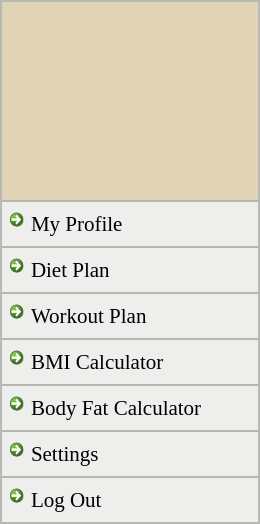
     <widget class="QFrame" name="frame_2">
      <property name="minimumSize">
       <size>
        <width>260</width>
        <height>0</height>
       </size>
      </property>
      <property name="maximumSize">
       <size>
        <width>200</width>
        <height>16777215</height>
       </size>
      </property>
      <property name="font">
       <font>
        <family>Times New Roman</family>
        <pointsize>12</pointsize>
       </font>
      </property>
      <property name="styleSheet">
       <string notr="true">QMainWindow {background: #e0d3b6;}
QWidget {background: #e0d3b6;}
QFrame {background: rgb(238, 238, 236);}
QCommandLinkButton  {background:#e0d3b6;}
QLabel {background: #e0d3b6;}
QLineEdit {font: #161514;}




</string>
      </property>
      <property name="frameShape">
       <enum>QFrame::StyledPanel</enum>
      </property>
      <property name="frameShadow">
       <enum>QFrame::Raised</enum>
      </property>
      <layout class="QVBoxLayout" name="verticalLayout">
       <property name="spacing">
        <number>0</number>
       </property>
       <property name="leftMargin">
        <number>0</number>
       </property>
       <property name="topMargin">
        <number>0</number>
       </property>
       <property name="rightMargin">
        <number>0</number>
       </property>
       <property name="bottomMargin">
        <number>0</number>
       </property>
       <item>
        <widget class="QFrame" name="setPixmap">
         <property name="minimumSize">
          <size>
           <width>0</width>
           <height>200</height>
          </size>
         </property>
         <property name="maximumSize">
          <size>
           <width>16777215</width>
           <height>16777215</height>
          </size>
         </property>
         <property name="font">
          <font>
           <family>Times New Roman</family>
           <pointsize>12</pointsize>
          </font>
         </property>
         <property name="frameShape">
          <enum>QFrame::StyledPanel</enum>
         </property>
         <property name="frameShadow">
          <enum>QFrame::Raised</enum>
         </property>
         <layout class="QVBoxLayout" name="verticalLayout_9">
          <property name="spacing">
           <number>0</number>
          </property>
          <property name="leftMargin">
           <number>0</number>
          </property>
          <property name="topMargin">
           <number>0</number>
          </property>
          <property name="rightMargin">
           <number>0</number>
          </property>
          <property name="bottomMargin">
           <number>0</number>
          </property>
          <item>
           <widget class="QFrame" name="frame_13">
            <property name="font">
             <font>
              <family>Times New Roman</family>
              <pointsize>12</pointsize>
             </font>
            </property>
            <property name="frameShape">
             <enum>QFrame::StyledPanel</enum>
            </property>
            <property name="frameShadow">
             <enum>QFrame::Raised</enum>
            </property>
            <widget class="QFrame" name="frame_32">
             <property name="geometry">
              <rect>
               <x>-1</x>
               <y>0</y>
               <width>87</width>
               <height>44</height>
              </rect>
             </property>
             <property name="font">
              <font>
               <family>Times New Roman</family>
               <pointsize>12</pointsize>
              </font>
             </property>
             <property name="frameShape">
              <enum>QFrame::StyledPanel</enum>
             </property>
             <property name="frameShadow">
              <enum>QFrame::Raised</enum>
             </property>
             <layout class="QVBoxLayout" name="verticalLayout_10"/>
            </widget>
            <widget class="QLabel" name="pics">
             <property name="geometry">
              <rect>
               <x>-10</x>
               <y>-10</y>
               <width>271</width>
               <height>208</height>
              </rect>
             </property>
             <property name="minimumSize">
              <size>
               <width>260</width>
               <height>201</height>
              </size>
             </property>
             <property name="font">
              <font>
               <family>Times New Roman</family>
               <pointsize>12</pointsize>
               <italic>false</italic>
               <bold>false</bold>
              </font>
             </property>
             <property name="text">
              <string/>
             </property>
             <property name="pixmap">
              <pixmap>:/img/logo</pixmap>
             </property>
             <property name="scaledContents">
              <bool>true</bool>
             </property>
             <property name="wordWrap">
              <bool>false</bool>
             </property>
            </widget>
           </widget>
          </item>
         </layout>
        </widget>
       </item>
       <item>
        <widget class="QFrame" name="frame_4">
         <property name="font">
          <font>
           <family>Times New Roman</family>
           <pointsize>12</pointsize>
          </font>
         </property>
         <property name="frameShape">
          <enum>QFrame::StyledPanel</enum>
         </property>
         <property name="frameShadow">
          <enum>QFrame::Raised</enum>
         </property>
         <layout class="QVBoxLayout" name="verticalLayout_2">
          <property name="spacing">
           <number>0</number>
          </property>
          <property name="leftMargin">
           <number>0</number>
          </property>
          <property name="topMargin">
           <number>0</number>
          </property>
          <property name="rightMargin">
           <number>0</number>
          </property>
          <property name="bottomMargin">
           <number>0</number>
          </property>
          <item>
           <widget class="QCommandLinkButton" name="commandLinkButton_4">
            <property name="font">
             <font>
              <family>Times New Roman</family>
              <pointsize>16</pointsize>
              <bold>false</bold>
             </font>
            </property>
            <property name="text">
             <string>My Profile</string>
            </property>
           </widget>
          </item>
         </layout>
        </widget>
       </item>
       <item>
        <widget class="QFrame" name="frame_5">
         <property name="font">
          <font>
           <family>Times New Roman</family>
           <pointsize>12</pointsize>
          </font>
         </property>
         <property name="frameShape">
          <enum>QFrame::StyledPanel</enum>
         </property>
         <property name="frameShadow">
          <enum>QFrame::Raised</enum>
         </property>
         <layout class="QVBoxLayout" name="verticalLayout_3">
          <property name="spacing">
           <number>0</number>
          </property>
          <property name="leftMargin">
           <number>0</number>
          </property>
          <property name="topMargin">
           <number>0</number>
          </property>
          <property name="rightMargin">
           <number>0</number>
          </property>
          <property name="bottomMargin">
           <number>0</number>
          </property>
          <item>
           <widget class="QCommandLinkButton" name="commandLinkButton_9">
            <property name="font">
             <font>
              <family>Times New Roman</family>
              <pointsize>16</pointsize>
              <bold>false</bold>
             </font>
            </property>
            <property name="text">
             <string>Diet Plan</string>
            </property>
           </widget>
          </item>
         </layout>
        </widget>
       </item>
       <item>
        <widget class="QFrame" name="frame_6">
         <property name="font">
          <font>
           <family>Times New Roman</family>
           <pointsize>12</pointsize>
          </font>
         </property>
         <property name="frameShape">
          <enum>QFrame::StyledPanel</enum>
         </property>
         <property name="frameShadow">
          <enum>QFrame::Raised</enum>
         </property>
         <layout class="QVBoxLayout" name="verticalLayout_4">
          <property name="spacing">
           <number>0</number>
          </property>
          <property name="leftMargin">
           <number>0</number>
          </property>
          <property name="topMargin">
           <number>0</number>
          </property>
          <property name="rightMargin">
           <number>0</number>
          </property>
          <property name="bottomMargin">
           <number>0</number>
          </property>
          <item>
           <widget class="QCommandLinkButton" name="commandLinkButton_10">
            <property name="font">
             <font>
              <family>Times New Roman</family>
              <pointsize>16</pointsize>
              <bold>false</bold>
             </font>
            </property>
            <property name="text">
             <string>Workout Plan</string>
            </property>
           </widget>
          </item>
         </layout>
        </widget>
       </item>
       <item>
        <widget class="QFrame" name="frame_7">
         <property name="font">
          <font>
           <family>Times New Roman</family>
           <pointsize>12</pointsize>
          </font>
         </property>
         <property name="frameShape">
          <enum>QFrame::StyledPanel</enum>
         </property>
         <property name="frameShadow">
          <enum>QFrame::Raised</enum>
         </property>
         <layout class="QVBoxLayout" name="verticalLayout_5">
          <property name="spacing">
           <number>0</number>
          </property>
          <property name="leftMargin">
           <number>0</number>
          </property>
          <property name="topMargin">
           <number>0</number>
          </property>
          <property name="rightMargin">
           <number>0</number>
          </property>
          <property name="bottomMargin">
           <number>0</number>
          </property>
          <item>
           <widget class="QCommandLinkButton" name="commandLinkButton_11">
            <property name="font">
             <font>
              <family>Times New Roman</family>
              <pointsize>16</pointsize>
              <bold>false</bold>
             </font>
            </property>
            <property name="text">
             <string>BMI Calculator</string>
            </property>
           </widget>
          </item>
         </layout>
        </widget>
       </item>
       <item>
        <widget class="QFrame" name="frame_8">
         <property name="font">
          <font>
           <family>Times New Roman</family>
           <pointsize>12</pointsize>
          </font>
         </property>
         <property name="frameShape">
          <enum>QFrame::StyledPanel</enum>
         </property>
         <property name="frameShadow">
          <enum>QFrame::Raised</enum>
         </property>
         <layout class="QVBoxLayout" name="verticalLayout_6">
          <property name="spacing">
           <number>0</number>
          </property>
          <property name="leftMargin">
           <number>0</number>
          </property>
          <property name="topMargin">
           <number>0</number>
          </property>
          <property name="rightMargin">
           <number>0</number>
          </property>
          <property name="bottomMargin">
           <number>0</number>
          </property>
          <item>
           <widget class="QCommandLinkButton" name="commandLinkButton_12">
            <property name="font">
             <font>
              <family>Times New Roman</family>
              <pointsize>16</pointsize>
              <bold>false</bold>
             </font>
            </property>
            <property name="text">
             <string>Body Fat Calculator</string>
            </property>
           </widget>
          </item>
         </layout>
        </widget>
       </item>
       <item>
        <widget class="QFrame" name="frame_9">
         <property name="font">
          <font>
           <family>Times New Roman</family>
           <pointsize>12</pointsize>
          </font>
         </property>
         <property name="frameShape">
          <enum>QFrame::StyledPanel</enum>
         </property>
         <property name="frameShadow">
          <enum>QFrame::Raised</enum>
         </property>
         <layout class="QVBoxLayout" name="verticalLayout_7">
          <property name="spacing">
           <number>0</number>
          </property>
          <property name="leftMargin">
           <number>0</number>
          </property>
          <property name="topMargin">
           <number>0</number>
          </property>
          <property name="rightMargin">
           <number>0</number>
          </property>
          <property name="bottomMargin">
           <number>0</number>
          </property>
          <item>
           <widget class="QCommandLinkButton" name="commandLinkButton_13">
            <property name="font">
             <font>
              <family>Times New Roman</family>
              <pointsize>16</pointsize>
              <bold>false</bold>
             </font>
            </property>
            <property name="text">
             <string>Settings</string>
            </property>
           </widget>
          </item>
         </layout>
        </widget>
       </item>
       <item>
        <widget class="QFrame" name="frame_10">
         <property name="font">
          <font>
           <family>Times New Roman</family>
           <pointsize>12</pointsize>
          </font>
         </property>
         <property name="frameShape">
          <enum>QFrame::StyledPanel</enum>
         </property>
         <property name="frameShadow">
          <enum>QFrame::Raised</enum>
         </property>
         <layout class="QVBoxLayout" name="verticalLayout_8">
          <property name="spacing">
           <number>0</number>
          </property>
          <property name="leftMargin">
           <number>0</number>
          </property>
          <property name="topMargin">
           <number>0</number>
          </property>
          <property name="rightMargin">
           <number>0</number>
          </property>
          <property name="bottomMargin">
           <number>0</number>
          </property>
          <item>
           <widget class="QCommandLinkButton" name="commandLinkButton_14">
            <property name="font">
             <font>
              <family>Times New Roman</family>
              <pointsize>16</pointsize>
              <bold>false</bold>
             </font>
            </property>
            <property name="text">
             <string>Log Out</string>
            </property>
           </widget>
          </item>
         </layout>
        </widget>
       </item>
      </layout>
     </widget>
